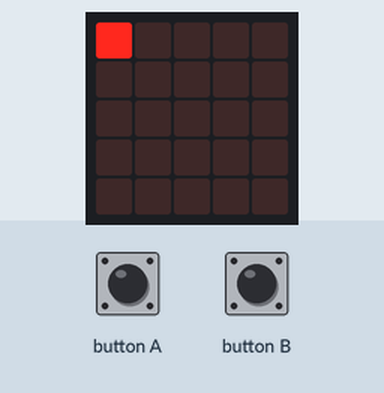
Bench run of a program on a simulated BBC micro:bit (MakeCode). Parts: the board's 5×5 LED display. Inputs (shaded band) come from the test bench.

Above: at 1.2 s.
1.3 s: button A pressed for 0.15 s
At 2.5 s:
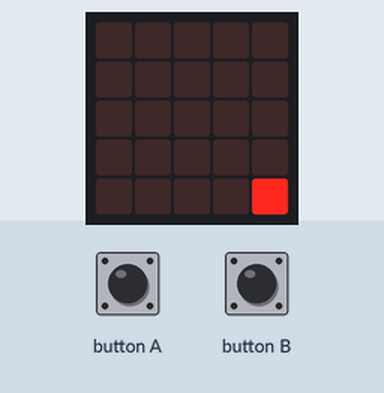
2.9 s: button A pressed for 0.15 s
At 3.7 s:
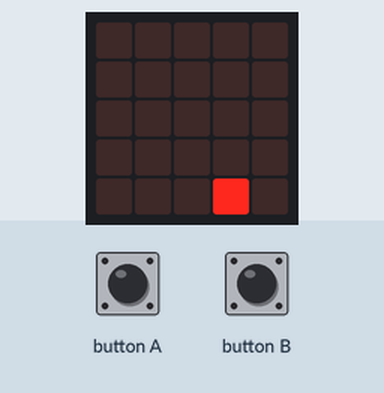
4.5 s: button A pressed for 0.15 s
At 5.0 s:
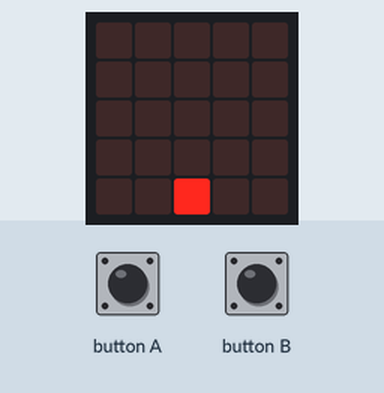
6.1 s: button A pressed for 0.15 s
At 7.4 s:
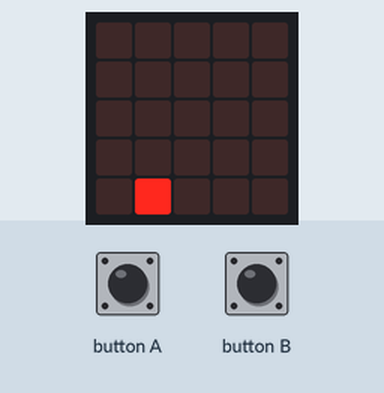
7.7 s: button A pressed for 0.15 s
At 8.6 s:
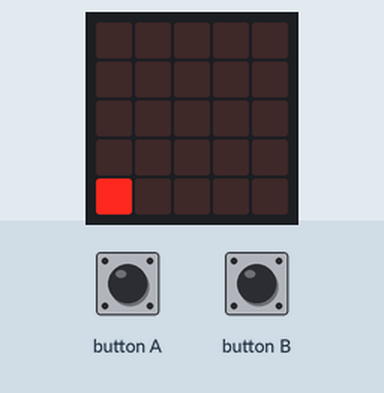
9.3 s: button A pressed for 0.15 s
At 9.8 s:
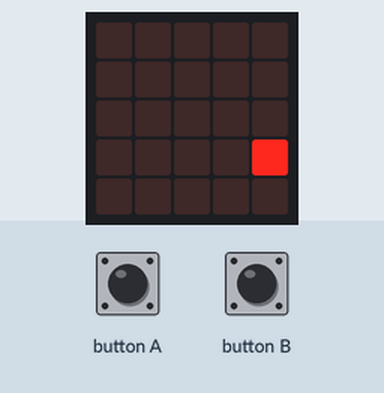
Timing chart, 0 to 11.9 s (numbered marks = the images above; inputs shaded):
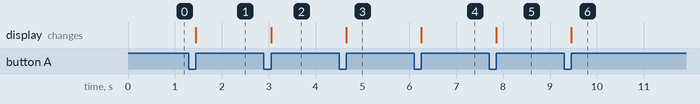

Measured:
- after the input at 1.3 s, the display: changes after 0.15 s (image 1)
- after the input at 2.9 s, the display: changes after 0.15 s (image 2)
- after the input at 4.5 s, the display: changes after 0.15 s (image 3)
- after the input at 6.1 s, the display: changes after 0.15 s (image 4)
- after the input at 7.7 s, the display: changes after 0.15 s (image 5)
- after the input at 9.3 s, the display: changes after 0.15 s (image 6)

The program:

main.ts
```typescript
input.onButtonPressed(Button.A, function () {
    if (x != 0) {
        led.unplot(x, y)
        x += -1
        led.plot(x, y)
    } else {
        led.unplot(x, y)
        x = 4
        y += -1
        led.plot(x, y)
    }
    if (y < 0) {
        led.unplot(x, y)
        x = 4
        y = 4
        led.plot(x, y)
    }
})
input.onButtonPressed(Button.B, function () {
    if (x != 4) {
        led.unplot(x, y)
        x += 1
        led.plot(x, y)
    } else {
        led.unplot(x, y)
        x = 0
        y += 1
        led.plot(x, y)
    }
    if (y > 4) {
        led.unplot(x, y)
        x = 0
        y = 0
        led.plot(x, y)
    }
})
let y = 0
let x = 0
x = 0
y = 0
led.plot(x, y)
```

test.ts
```typescript
// les tests vont ici ; cela ne sera pas compilé si ce paquet est utilisé en tant qu'extension.
```
